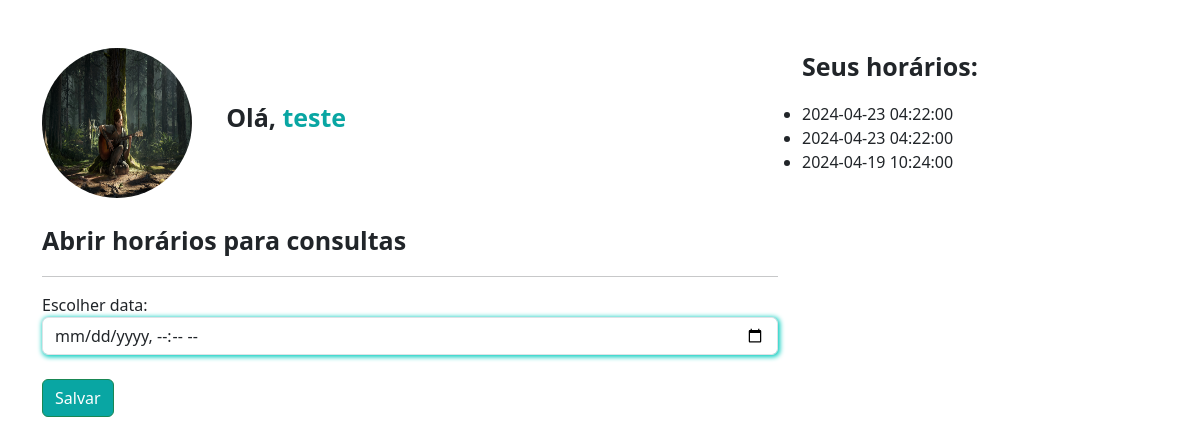
The page /medico/abrir_horario/ (signed in) on the database its author committed.
### medico/models.py (models this page shows, shortened)
class DadosMedico(models.Model):
    crm = models.CharField(max_length=30)
    nome = models.CharField(max_length=100)
    cep = models.CharField(max_length=15)
    rua = models.CharField(max_length=100)
    bairro = models.CharField(max_length=100)
    numero = models.IntegerField()
    rg = models.ImageField(upload_to='rgs')
    cedula_identidade_medica = models.ImageField(upload_to='cim')
    foto = models.ImageField(upload_to='fotos_perfil')
    descricao = models.TextField()
    valor_consulta = models.FloatField(default=100)
    user = models.ForeignKey(User, on_delete=models.DO_NOTHING)
    especialidade = models.ForeignKey(Especialidades, on_delete=models.DO_NOTHING)

class DatasAbertas(models.Model):
    data = models.DateTimeField()
    user = models.ForeignKey(User, on_delete=models.DO_NOTHING)
    agendado = models.BooleanField(default=False)
    def __str__(self):
        return str(self.data)

### medico/views.py (the view, shortened to what this page needs)
# urls.py: path('abrir_horario/', views.abrir_horario, name="abrir_horario"),
def abrir_horario(request):
    if not is_medico(request.user):
        add_message(request, constants.WARNING, 'Somente médicos podem abrir horários')
        return redirect('/usuarios/sair')
    if request.method == "GET":
        dados_medicos = DadosMedico.objects.get(user=request.user)
        datas_abertas = DatasAbertas.objects.filter(user=request.user)
        return render(request, 'abrir_horario.html', {
            "dados_medico": dados_medicos,
            "datas_abertas": datas_abertas
        })

### medico/models.py (called while the page is built)
def is_medico(user):
    return DadosMedico.objects.filter(user=user).exists()

### medico/templates/abrir_horario.html (shortened to what this page needs)
{% extends "template.html" %}
{% load static %}
{% block 'head' %}
    <link rel="stylesheet" href="{% static 'medico/css/abrir_horario.css' %}">
    <link rel="stylesheet" href="{% static 'usuarios/css/usuarios.css' %}">
    <link rel="stylesheet" href="{% static 'medicos/css/cadastro_medico.css' %}">
{% endblock 'head' %}
{% block 'body' %}
    <div class="container">
        <br>
        <br>
        <div class="row">
            <div class="col-md-8">
                <img src="{{dados_medico.foto.url}}"  class="foto-perfil" alt="foto-perfil">
                <label style="margin-left: 30px; font-size: 25px" class="p-bold">Olá, <span class="color-dark">{{request.user.username}}</span></label>
                <br>
                <br>
                <p style="font-size: 25px" class="p-bold">Abrir horários para consultas</p>
                <hr>
                <form action="{% url 'abrir_horario' %}" method="POST">
                    <label for="">Escolher data:</label>
                    <input type="datetime-local" name="data" class="form-control shadow-main-color">
                    <br>
                    <input type="submit" value="Salvar" class="btn btn-success btn-dark-color">
                </form>
            </div>
            <div class="col-md-4">
                <p style="font-size: 25px" class="p-bold">Seus horários:</p>
                <ul class="list-group">
                    {% for data in datas_abertas %}
                        <li>{{data}}</li>
                    {% endfor %}
                </ul>
            </div>
        </div>
    </div>
{% endblock 'body' %}

### templates/static/geral/css/template.css (style rules this page uses)
:root { --main-color: #00CCBE; --dark-color: #09A6A3; --contrast-color: #FFD686; }
.p-bold { font-weight: bold; }
.color-dark { color: var(--dark-color); }

### templates/static/medico/css/abrir_horario.css (style rules this page uses)
.foto-perfil { width: 150px; height: 150px; border-radius: 75px; }

### templates/static/usuarios/css/usuarios.css (style rules this page uses)
.btn-dark-color { background-color: var(--dark-color); color: white; }

### templates/static/medico/css/cadastro_medico.css (style rules this page uses)
.shadow-main-color { box-shadow: 1px 1px 5px 1px rgba(0, 204, 190.4); }

### rows shown on the page
DadosMedico: foto (picture)
DatasAbertas: data "2024-04-23 04:22:00"
DatasAbertas: data "2024-04-23 04:22:00"
DatasAbertas: data "2024-04-19 10:24:00"

### other values the page prints
{{ request.user.username }} "teste"
